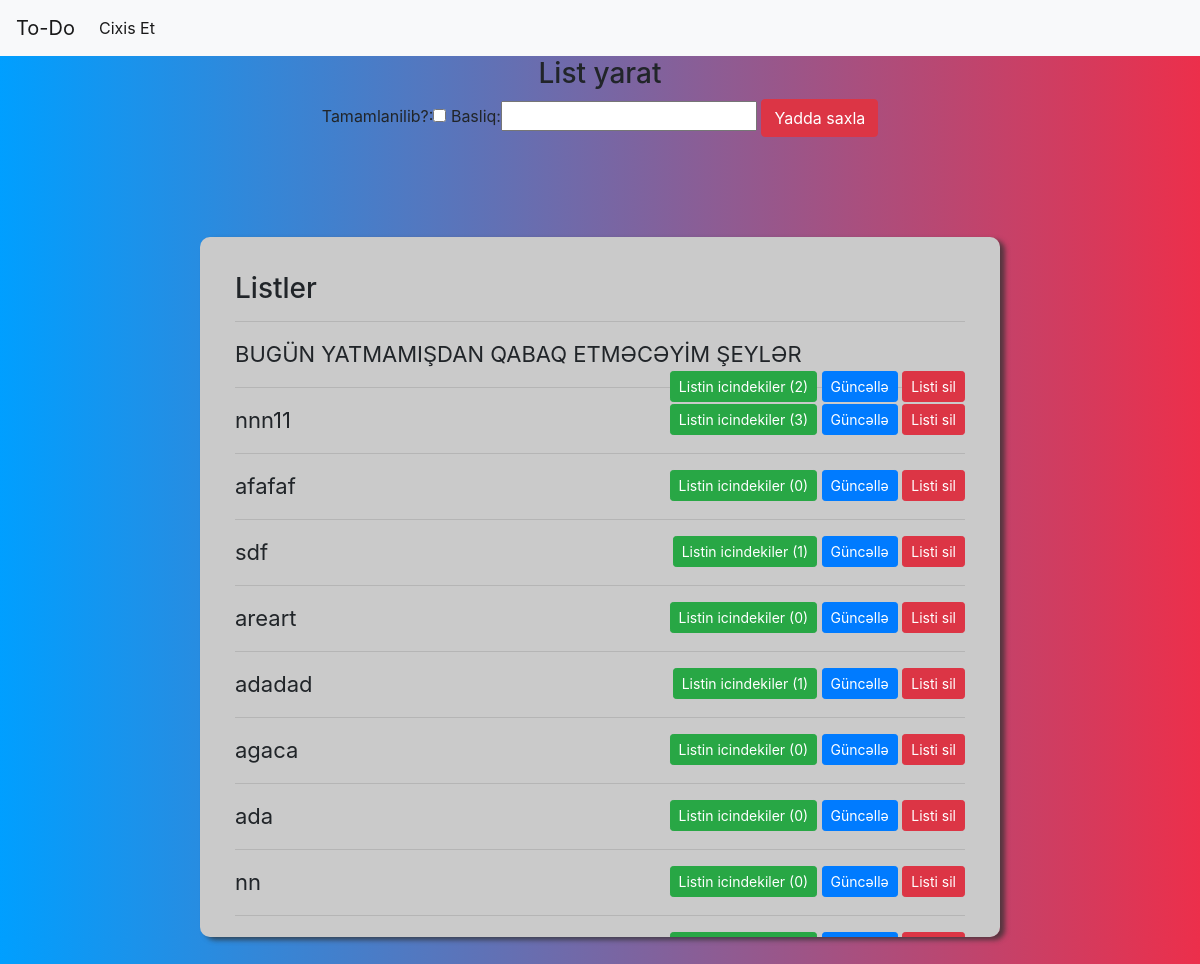
The app's page / (signed in) with its own data.
### tasks/models.py (models this page shows, shortened)
class List(models.Model):
    user=models.ForeignKey(User,on_delete=models.CASCADE,related_name='list',verbose_name='Sahibi:')
    title=models.CharField(max_length=50,verbose_name='Basliq:')
    created_date=models.DateTimeField(auto_now_add=True, verbose_name='yaradilma tarixi:')
    confirm = models.BooleanField(default=False,verbose_name='tamamlanilib?:')

### tasks/views.py (the view, shortened to what this page needs)
# urls.py: 2. Add a URL to urlpatterns:  path('', views.home, name='home')
@login_required()
def home(request):
    lists=List.objects.filter(user=request.user)
    listcount=lists.count()
    form=forms.ListForm()
    context={'form':form,'lists':lists,'listcount':listcount}
    return render(request,'home.html',context)

### tasks/forms.py
class ListForm(forms.ModelForm):
    class Meta:
        model=List
        fields={'title','confirm'}

### templates/home.html (shortened to what this page needs)
{% extends "layout.html" %} {% block title %} Ana səhifə {% endblock title %} {% block content %}
<br>
<h3 style="text-align: center;">List yarat</h3>
<form action="{% url 'tasks:home' %}" method="post" style="text-align: center;">
    {{form}}
    <button class="btn btn-danger" type="submit">Yadda saxla</button>
</form>
<div class="container">
    <h3>Listler</h3>
    <hr> {% for list in lists %}
    {% if list.confirm == True %}
        <span style="font-size: 22px;">{{list.title}}</span>(tamamlanilib)
    {% else %}
    <span style="font-size: 22px;">{{list.title}}</span>
    {% endif %}
    <span style="float: right;">
        <a href="{% url 'tasks:listdetail' id=list.id %}" class="btn btn-success btn-sm" style="text-align: right;">Listin icindekiler ({{list.task.count}})</a>
        <a href="{% url 'tasks:updatelist' id=list.id %}" class="btn btn-primary btn-sm">Güncəllə</a>
        <a href="{% url 'tasks:deletelist' id=list.id %}" class="btn btn-danger btn-sm">Listi sil</a>
    </span>
    <hr>
    {% endfor %}
</div>
{% endblock content %}

### templates/layout.html (style rules this page uses)
body { background: rgb(0, 159, 255); background: linear-gradient(90deg, rgba(0, 159, 255, 1) 0%, rgba(236, 47, 75, 1) 100%); }
.container { max-width: 800px; margin-top: 100px; background-color: rgb(202, 202, 202); padding: 35px; height: 700px; border-radius: 10px; -webkit-box-shadow: 5px 3px 5px 0px rgba(50, 50, 50, 0.75); -moz-box-shadow: 5px 3px 5px 0px rgba(50, 50, 50, 0.75); box-shadow: 5px 3px 5px 0px rgba(50, 50, 50, 0.75); overflow-y: scroll; overflow: scroll; }

### records on screen
List: title "BUGÜN YATMAMIŞDAN QABAQ ETMƏCƏYİM ŞEYLƏR", task.count "2"
List: title "nnn11", task.count "3"
List: title "afafaf", task.count "0"
List: title "sdf", task.count "1"
List: title "areart", task.count "0"
List: title "adadad", task.count "1"
List: title "agaca", task.count "0"
List: title "ada", task.count "0"
List: title "nn", task.count "0"
